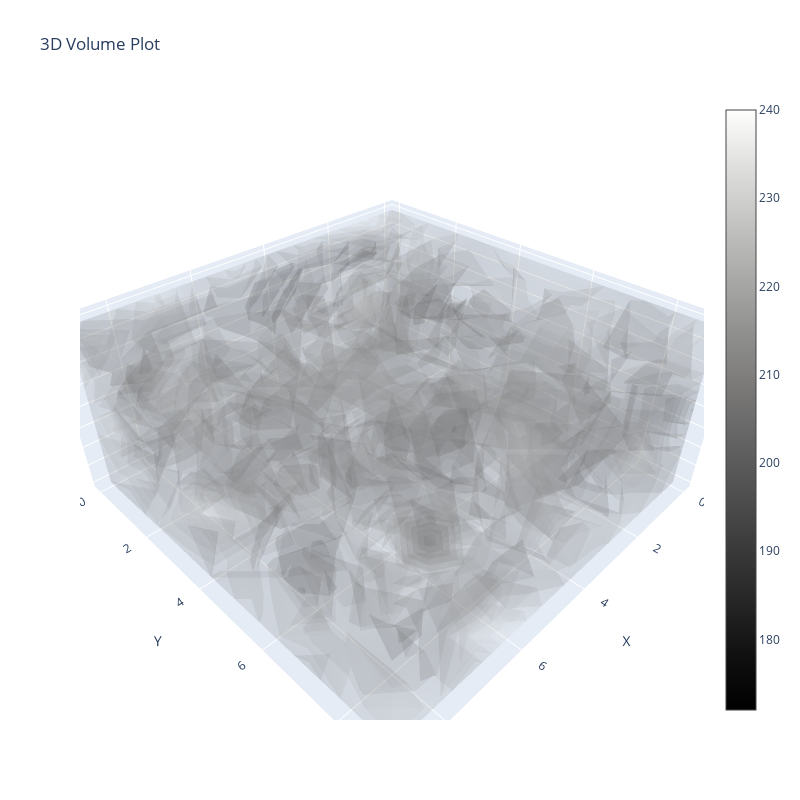

Notebook source saved alongside this figure:
### Code cell
import plotly.graph_objects as go
import numpy as np

# Simulating your 3D data
array_3d =brains[0,:,:,:]

# Create a Volume plot
fig = go.Figure(data=[go.Volume(
    x=np.arange(array_3d.shape[0]).repeat(array_3d.shape[1] * array_3d.shape[2]),
    y=np.tile(np.arange(array_3d.shape[1]).repeat(array_3d.shape[2]), array_3d.shape[0]),
    z=np.tile(np.arange(array_3d.shape[2]), array_3d.shape[0] * array_3d.shape[1]),
    value=array_3d.flatten(),
    isomin=int(array_3d.min()),
    isomax=int(array_3d.max()),
    colorscale='Gray',
    opacity=0.1,
    surface_count=10,
)])

fig.update_layout(
    title="3D Volume Plot",
    scene=dict(
        xaxis_title='X',
        yaxis_title='Y',
        zaxis_title='Z'),
    width=800,
    height=800
)

fig.show()

### Figure 1 — Plotly figure (JSON) as saved in the notebook; plotly's stock layout.template omitted (floating-point values rounded to 4 significant figures; data arrays with more than 128 entries replaced by an {"elided": "..."} marker saying what was removed)
{"data": [{"colorscale": [[0, "rgb(0, 0, 0)"], [0.09091, "rgb(16, 16, 16)"], [0.1818, "rgb(38, 38, 38)"], [0.2727, "rgb(59, 59, 59)"], [0.3636, "rgb(81, 80, 80)"], [0.4545, "rgb(102, 101, 101)"], [0.5455, "rgb(124, 123, 122)"], [0.6364, "rgb(146, 146, 145)"], [0.7273, "rgb(171, 171, 170)"], [0.8182, "rgb(197, 197, 195)"], [0.9091, "rgb(224, 224, 223)"], [1, "rgb(254, 254, 253)"]], "isomax": 240, "isomin": 172, "opacity": 0.1, "surface": {"count": 10}, "type": "volume", "value": {"elided": "500 int values"}, "x": {"elided": "500 int values"}, "y": {"elided": "500 int values"}, "z": {"elided": "500 int values"}}], "layout": {"height": 800, "scene": {"xaxis": {"title": {"text": "X"}}, "yaxis": {"title": {"text": "Y"}}, "zaxis": {"title": {"text": "Z"}}}, "title": {"text": "3D Volume Plot"}, "width": 800}}
